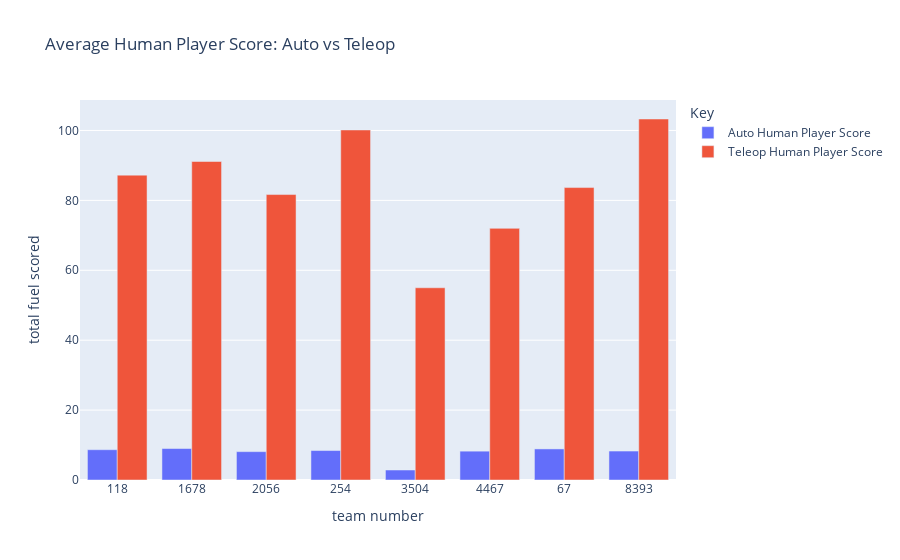

Notebook code cell kept with this figure:
### Code cell
auto_hp_fuel_df = scouted_data.groupby("Team Number")["Auto Human Player Score"].mean().reset_index()
teleop_hp_fuel_df = scouted_data.groupby("Team Number")["Teleop Human Player Score"].mean().reset_index()

combined_df = auto_hp_fuel_df.merge(teleop_hp_fuel_df, on="Team Number")

fig = px.bar(combined_df, 
             x="Team Number", 
             y=["Auto Human Player Score", "Teleop Human Player Score"], 
             title="Average Human Player Score: Auto vs Teleop",
             labels={"Team Number": "team number", 
                     "value": "total fuel scored",
                     "variable": "Key"},
             barmode="group") 
fig.show()

### Figure 1 — Plotly figure (JSON) as saved in the notebook; plotly's stock layout.template omitted (floating-point values rounded to 4 significant figures)
{"data": [{"alignmentgroup": "True", "hovertemplate": "Key=Auto Human Player Score<br>team number=%{x}<br>total fuel scored=%{y}<extra></extra>", "legendgroup": "Auto Human Player Score", "marker": {"color": "#636efa", "pattern": {"shape": ""}}, "name": "Auto Human Player Score", "offsetgroup": "Auto Human Player Score", "orientation": "v", "showlegend": true, "textposition": "auto", "type": "bar", "x": ["118", "1678", "2056", "254", "3504", "4467", "67", "8393"], "xaxis": "x", "y": [8.667, 9.0, 8.111, 8.429, 2.857, 8.25, 8.889, 8.286], "yaxis": "y"}, {"alignmentgroup": "True", "hovertemplate": "Key=Teleop Human Player Score<br>team number=%{x}<br>total fuel scored=%{y}<extra></extra>", "legendgroup": "Teleop Human Player Score", "marker": {"color": "#EF553B", "pattern": {"shape": ""}}, "name": "Teleop Human Player Score", "offsetgroup": "Teleop Human Player Score", "orientation": "v", "showlegend": true, "textposition": "auto", "type": "bar", "x": ["118", "1678", "2056", "254", "3504", "4467", "67", "8393"], "xaxis": "x", "y": [87.22, 91.12, 81.67, 100.1, 55.0, 72.0, 83.67, 103.3], "yaxis": "y"}], "layout": {"barmode": "group", "legend": {"title": {"text": "Key"}, "tracegroupgap": 0}, "title": {"text": "Average Human Player Score: Auto vs Teleop"}, "xaxis": {"anchor": "y", "domain": [0, 1], "title": {"text": "team number"}}, "yaxis": {"anchor": "x", "domain": [0, 1], "title": {"text": "total fuel scored"}}}}
